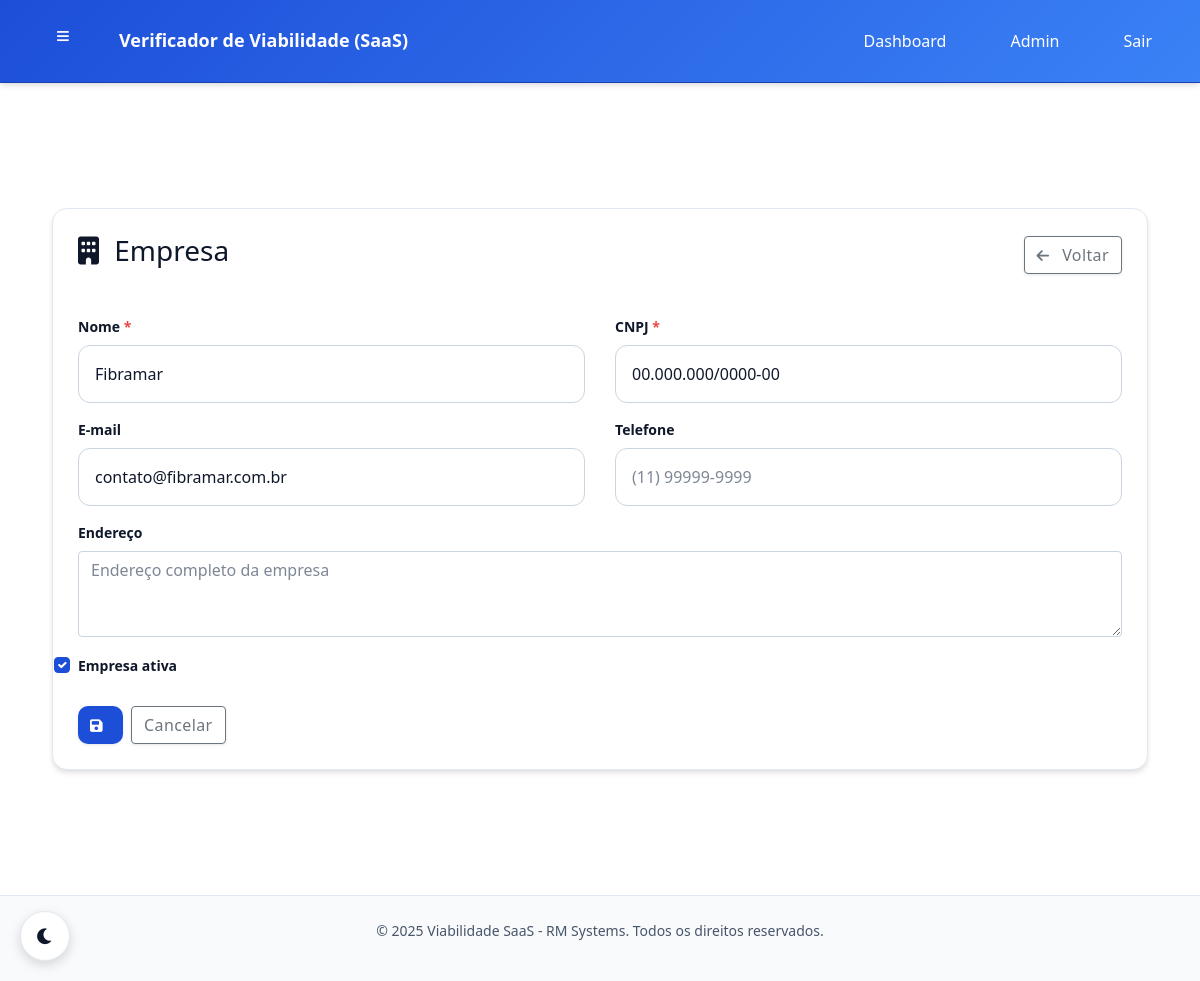
Screenshot of /rm/empresas/3/editar/ (signed in) with the database file from the repository.
### core/models.py (models this page shows, shortened)
class Company(models.Model):
    name = models.CharField(max_length=200, verbose_name="Nome da Empresa")
    slug = models.SlugField(max_length=200, unique=True, verbose_name="Slug", help_text="URL amigável para a empresa")
    cnpj = models.CharField(max_length=18, unique=True, verbose_name="CNPJ")
    email = models.EmailField(verbose_name="E-mail da Empresa")
    phone = models.CharField(max_length=20, blank=True, verbose_name="Telefone")
    address = models.TextField(blank=True, verbose_name="Endereço")
    is_active = models.BooleanField(default=True, verbose_name="Ativa")
    created_at = models.DateTimeField(auto_now_add=True, verbose_name="Criada em")
    updated_at = models.DateTimeField(auto_now=True, verbose_name="Atualizada em")
    class Meta:
        verbose_name = "Empresa"
        verbose_name_plural = "Empresas"
        ordering = ['name']

### core/views.py (the view)
@login_required
@rm_admin_required
def rm_company_edit(request, company_id):
    company = get_object_or_404(Company, id=company_id)
    if request.method == 'POST':
        form = CompanyForm(request.POST, instance=company)
        if form.is_valid():
            form.save()
            messages.success(request, 'Empresa atualizada com sucesso!')
            return redirect('rm:company_list')
    else:
        form = CompanyForm(instance=company)
    return render(request, 'rm/companies/form.html', {'form': form, 'company': company})

### core/forms.py (shortened to what this page needs)
class CompanyForm(forms.ModelForm):
    class Meta:
        model = Company
        fields = ['name', 'cnpj', 'email', 'phone', 'address', 'is_active']
        widgets = {
            'name': forms.TextInput(attrs={
                'class': 'form-control',
                'placeholder': 'Nome da empresa'
            }),
            'cnpj': forms.TextInput(attrs={
                'class': 'form-control',
                'placeholder': '00.000.000/0000-00',
                'maxlength': 18
            }),
            'email': forms.EmailInput(attrs={
                'class': 'form-control',
                'placeholder': 'email@empresa.com'
            }),
            'phone': forms.TextInput(attrs={
                'class': 'form-control',
                'placeholder': '(11) 99999-9999'
            }),
            'address': forms.Textarea(attrs={
                'class': 'form-control',
                'rows': 3,
                'placeholder': 'Endereço completo da empresa'
            }),
            'is_active': forms.CheckboxInput(attrs={
                'class': 'form-check-input'
            })
        }

### core/models.py (called while the page is built)
    @property
    def is_rm_admin(self):
        return self.role == 'RM' or self.is_superuser

    @property
    def is_company_admin(self):
        return self.role == 'COMPANY_ADMIN'

### core/permissions.py (called while the page is built)
def is_rm_admin(user):
    return user.is_authenticated and user.is_rm_admin

### templates/rm/companies/form.html (shortened to what this page needs)
{% extends "base.html" %}
{% load static %}
{% block extra_head %}
<link href="https://cdn.jsdelivr.net/npm/bootstrap@5.1.3/dist/css/bootstrap.min.css" rel="stylesheet">
<link href="https://cdnjs.cloudflare.com/ajax/libs/font-awesome/6.0.0/css/all.min.css" rel="stylesheet">
{% endblock %}
{% block content %}
    <div class="container-fluid">
        <div class="row">
            <div class="col-md-12 col-lg-12">
                <div class="main-content">
                    <div class="content-card">
                        <div class="d-flex justify-content-between align-items-center mb-4">
                            <h3>
                                <i class="fas fa-building me-2"></i>
                                {{ action }} Empresa
                            </h3>
                            <a href="{% url 'rm:company_list' %}" class="btn btn-outline-secondary">
                                <i class="fas fa-arrow-left me-2"></i>
                                Voltar
                            </a>
                        </div>
                        <form method="post" novalidate>
                            <div class="row g-3">
                                <div class="col-md-6">
                                    <label class="form-label required">Nome</label>
                                    {{ form.name }}
                                </div>
                                <div class="col-md-6">
                                    <label class="form-label required">CNPJ</label>
                                    {{ form.cnpj }}
                                </div>
                                <div class="col-md-6">
                                    <label class="form-label">E-mail</label>
                                    {{ form.email }}
                                </div>
                                <div class="col-md-6">
                                    <label class="form-label">Telefone</label>
                                    {{ form.phone }}
                                </div>
                                <div class="col-12">
                                    <label class="form-label">Endereço</label>
                                    {{ form.address }}
                                </div>
                                <div class="col-12 form-check">
                                    {{ form.is_active }}
                                    <label class="form-check-label">Empresa ativa</label>
                                </div>
                            </div>
                            <div class="mt-4 d-flex gap-2">
                                <button type="submit" class="btn btn-primary">
                                    <i class="fas fa-save me-2"></i>
                                </button>
                                <a href="{% url 'rm:company_list' %}" class="btn btn-outline-secondary">
                                    Cancelar
                                </a>
                            </div>
                        </form>
                    </div>
                </div>
            </div>
        </div>
    </div>
{% endblock %}

### static/css/theme_colors.css (style rules this page uses)
:root { --rm-primary: #1D4ED8; --rm-primary-dark: #1E40AF; --rm-primary-light: #3B82F6; --rm-primary-50: #EFF6FF; --rm-primary-100: #DBEAFE; --rm-gray-900: #0F172A; --rm-gray-800: #1E293B; --rm-gray-700: #334155; --rm-gray-600: #475569; --rm-gray-500: #64748B; --rm-gray-400: #94A3B8; --rm-gray-300: #CBD5E1; --rm-gray-200: #E2E8F0; --rm-gray-100: #F1F5F9; --rm-gray-50: #F8FAFC; --rm-white: #FFFFFF; --rm-black: #000000; --rm-success: #10B981; --rm-success-dark: #059669; --rm-warning: #F59E0B; --rm-warning-dark: #D97706; --rm-error: #EF4444; --rm-error-dark: #DC2626; --rm-info: #3B82F6; --rm-gradient-primary: linear-gradient(135deg, #1D4ED8 0%, #3B82F6 100%); --rm-gradient-secondary: linear-gradient(135deg, #F8FAFC 0%, #EFF6FF 100%); --rm-gradient-dark: linear-gradient(135deg, #0F172A 0%, #1E293B 100%); --rm-shadow-sm: 0 1px 2px 0 rgba(15, 23, 42, 0.05); --rm-shadow: 0 4px 6px -1px rgba(15, 23, 42, 0.1), 0 2px 4px -1px rgba(15, 23, 42, 0.06); --rm-shadow-md: 0 10px 15px -3px rgba(15, 23, 42, 0.1), 0 4px 6px -2px rgba(15, 23, 42, 0.05); --rm-shadow-lg: 0 20px 25px -5px rgba(15, 23, 42, 0.1), 0 10px 10px -5px rgba(15, 23, 42, 0.04); --rm-shadow-xl: 0 25px 50px -12px rgba(15, 23, 42, 0.25); --rm-bg-primary: var(--rm-white); --rm-bg-secondary: var(--rm-gray-50); --rm-bg-tertiary: var(--rm-gray-100); --rm-bg-accent: var(--rm-primary-50); --rm-text-primary: var(--rm-gray-900); --rm-text-secondary: var(--rm-gray-600); --rm-text-tertiary: var(--rm-gray-500); --rm-text-inverse: var(--rm-white); --rm-border-primary: var(--rm-gray-200); --rm-border-secondary: var(--rm-gray-300); --rm-border-accent: var(--rm-primary-100); --rm-card-bg: var(--rm-white); --rm-card-border: var(--rm-gray-200); --rm-card-shadow: var(--rm-shadow); --rm-input-bg: var(--rm-white); --rm-input-border: var(--rm-gray-300); --rm-input-focus: var(--rm-primary); --rm-button-primary: var(--rm-primary); --rm-button-primary-hover: var(--rm-primary-dark); --rm-button-secondary: var(--rm-gray-100); --rm-button-secondary-hover: var(--rm-gray-200); --rm-nav-bg: var(--rm-white); --rm-nav-border: var(--rm-gray-200); --rm-nav-shadow: var(--rm-shadow-sm); --rm-sidebar-bg: var(--rm-gray-50); --rm-sidebar-border: var(--rm-gray-200); --rm-header-bg: var(--rm-gradient-primary); --rm-header-border: var(--rm-primary-dark); --rm-header-shadow: var(--rm-shadow); --rm-footer-bg: var(--rm-gray-50); --rm-footer-border: var(--rm-gray-200); --rm-footer-text: var(--rm-gray-600); }
* { transition: background-color 0.3s ease, border-color 0.3s ease, color 0.3s ease, box-shadow 0.3s ease; }

### static/css/theme_rm.css (style rules this page uses)
:root { --rm-blue-600:#1D4ED8;--rm-blue-700:#1E40AF;--rm-blue-100:#DBEAFE; --rm-green-500:#10b981;--rm-green-600:#059669;--rm-red-500:#ef4444;--rm-red-600:#dc2626; --rm-amber-500:#f59e0b;--rm-slate-900:#0F172A;--rm-slate-600:#475569;--rm-slate-50:#F8FAFC; }
.btn { display:inline-flex;align-items:center;gap:.5rem;padding:.6rem 1rem;border-radius:10px;border:1px solid transparent;font-weight:600;font-size:.9rem;cursor:pointer;text-decoration:none;transition:all .2s ease;box-shadow:var(--shadow) }
.btn .fas,.btn .fa { font-size:.9rem }
.btn.primary,.btn-primary { background:var(--primary, var(--rm-blue-600));color:#fff;border-color:var(--primary, var(--rm-blue-600)) }
.input, input[type="text"], input[type="email"], input[type="password"], select, textarea { width:100%;padding:.6rem .8rem;border-radius:10px;border:1px solid var(--rm-input-border) !important;background:var(--rm-input-bg) !important;color:var(--rm-text-primary) !important;outline:none;transition:border-color .2s ease, box-shadow .2s ease }
.input::placeholder, input::placeholder, textarea::placeholder { color:var(--rm-text-secondary);opacity:0.7 }
.form-control, .form-select { background: var(--rm-input-bg) !important; border: 1px solid var(--rm-input-border) !important; color: var(--rm-text-primary) !important; }
.container-fluid { max-width:1200px;margin:24px auto;padding:0 24px }
.row { display:block }
.col-12 { width:100% }
.btn { transition:all 0.3s ease }
.fas, .fa { transition:all 0.3s ease }

### static/css/global.css (style rules this page uses)
body { background-color: var(--rm-bg-primary); color: var(--rm-text-primary); transition: background-color 0.3s ease, color 0.3s ease; }

### templates/base.html (style rules this page uses)
.main-container, .main-content, .container, .form-container { max-width: 1200px; margin: 0 auto; padding: 20px; width: 100%; box-sizing: border-box; }
.row { display: flex; flex-wrap: wrap; margin: 0 -15px; }
.row > [class*="col-"] { padding: 0 15px; box-sizing: border-box; }

### rows the page displays
Company: name "Fibramar", cnpj "00.000.000/0000-00", email "contato@fibramar.com.br", is_active "☑"
